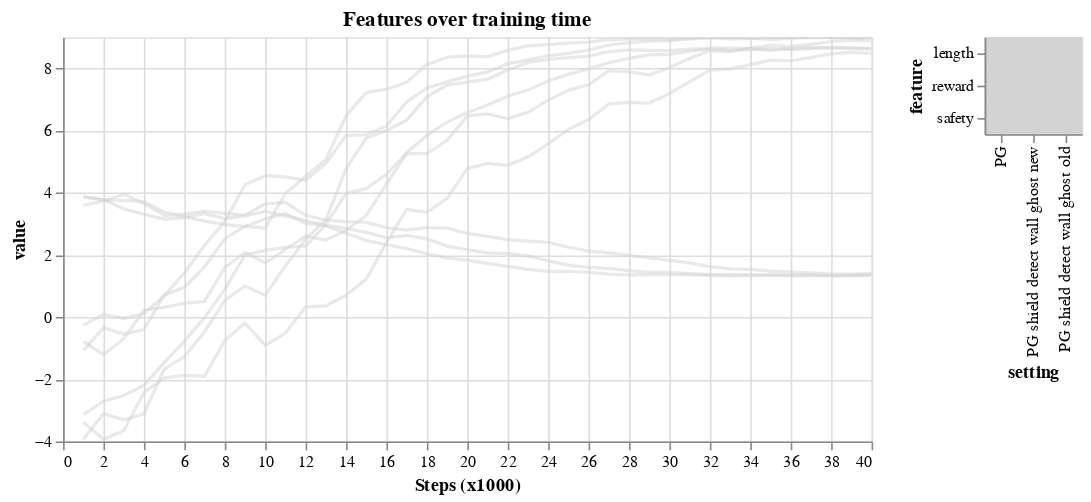

The notebook cell this image was saved under:
### Code cell
feature_chart = make_chart2(dfs_features, title='Features over training time',
                                keys=[
                                      'PG',
                                      'PG shield detect wall ghost old',
                                    'PG shield detect wall ghost new',
                                ], window_speed=1000)
feature_chart

### Figure 1 — Vega-Lite specification as saved in the notebook (floating-point values rounded to 4 significant figures; data arrays with more than 128 entries replaced by an {"elided": "..."} marker saying what was removed)
{"config": {"view": {"continuousWidth": 400, "continuousHeight": 300}}, "hconcat": [{"mark": {"type": "line", "opacity": 0.5}, "encoding": {"color": {"condition": {"type": "nominal", "field": "series", "legend": null, "scale": {"scheme": "dark2"}, "selection": "selector011"}, "value": "lightgray"}, "x": {"type": "quantitative", "axis": {"tickMinStep": 1, "title": "Steps (x1000)"}, "field": "n_steps"}, "y": {"type": "quantitative", "axis": {"tickMinStep": 0.1, "title": "value"}, "field": "value", "sort": "ascending"}}, "height": 250, "selection": {"selector011": {"type": "multi", "fields": ["setting", "feature"], "empty": "none"}, "selector012": {"type": "interval", "bind": "scales", "encodings": ["x", "y"]}}, "title": "Features over training time", "width": 500}, {"mark": "rect", "encoding": {"color": {"condition": {"type": "nominal", "field": "series", "legend": null, "scale": {"scheme": "dark2"}, "selection": "selector011"}, "value": "lightgray"}, "x": {"type": "nominal", "axis": {"orient": "bottom"}, "field": "setting"}, "y": {"type": "nominal", "field": "feature"}}, "selection": {"selector011": {"type": "multi", "fields": ["setting", "feature"], "empty": "none"}}}], "data": {"name": "data-1f8dc1fd0762a2fbc78b1a8e5aa6436d"}, "$schema": "https://vega.github.io/schema/vega-lite/v4.8.1.json", "datasets": {"data-1f8dc1fd0762a2fbc78b1a8e5aa6436d": {"elided": "360 records"}}}
